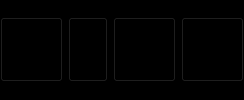
<?xml version="1.0" encoding="UTF-8"?>
<ui version="4.0">
 <class>Form</class>
 <widget class="QWidget" name="Form">
  <property name="palette">
   <palette>
    <active>
     <colorrole role="WindowText">
      <brush brushstyle="SolidPattern">
       <color alpha="255">
        <red>255</red>
        <green>255</green>
        <blue>255</blue>
       </color>
      </brush>
     </colorrole>
     <colorrole role="Button">
      <brush brushstyle="SolidPattern">
       <color alpha="255">
        <red>0</red>
        <green>0</green>
        <blue>0</blue>
       </color>
      </brush>
     </colorrole>
     <colorrole role="Light">
      <brush brushstyle="SolidPattern">
       <color alpha="255">
        <red>0</red>
        <green>0</green>
        <blue>0</blue>
       </color>
      </brush>
     </colorrole>
     <colorrole role="Midlight">
      <brush brushstyle="SolidPattern">
       <color alpha="255">
        <red>0</red>
        <green>0</green>
        <blue>0</blue>
       </color>
      </brush>
     </colorrole>
     <colorrole role="Dark">
      <brush brushstyle="SolidPattern">
       <color alpha="255">
        <red>0</red>
        <green>0</green>
        <blue>0</blue>
       </color>
      </brush>
     </colorrole>
     <colorrole role="Mid">
      <brush brushstyle="SolidPattern">
       <color alpha="255">
        <red>0</red>
        <green>0</green>
        <blue>0</blue>
       </color>
      </brush>
     </colorrole>
     <colorrole role="Text">
      <brush brushstyle="SolidPattern">
       <color alpha="255">
        <red>255</red>
        <green>255</green>
        <blue>255</blue>
       </color>
      </brush>
     </colorrole>
     <colorrole role="BrightText">
      <brush brushstyle="SolidPattern">
       <color alpha="255">
        <red>255</red>
        <green>255</green>
        <blue>255</blue>
       </color>
      </brush>
     </colorrole>
     <colorrole role="ButtonText">
      <brush brushstyle="SolidPattern">
       <color alpha="255">
        <red>255</red>
        <green>255</green>
        <blue>255</blue>
       </color>
      </brush>
     </colorrole>
     <colorrole role="Base">
      <brush brushstyle="SolidPattern">
       <color alpha="255">
        <red>0</red>
        <green>0</green>
        <blue>0</blue>
       </color>
      </brush>
     </colorrole>
     <colorrole role="Window">
      <brush brushstyle="SolidPattern">
       <color alpha="255">
        <red>0</red>
        <green>0</green>
        <blue>0</blue>
       </color>
      </brush>
     </colorrole>
     <colorrole role="Shadow">
      <brush brushstyle="SolidPattern">
       <color alpha="255">
        <red>0</red>
        <green>0</green>
        <blue>0</blue>
       </color>
      </brush>
     </colorrole>
     <colorrole role="AlternateBase">
      <brush brushstyle="SolidPattern">
       <color alpha="255">
        <red>0</red>
        <green>0</green>
        <blue>0</blue>
       </color>
      </brush>
     </colorrole>
     <colorrole role="ToolTipBase">
      <brush brushstyle="SolidPattern">
       <color alpha="255">
        <red>255</red>
        <green>255</green>
        <blue>220</blue>
       </color>
      </brush>
     </colorrole>
     <colorrole role="ToolTipText">
      <brush brushstyle="SolidPattern">
       <color alpha="255">
        <red>0</red>
        <green>0</green>
        <blue>0</blue>
       </color>
      </brush>
     </colorrole>
    </active>
    <inactive>
     <colorrole role="WindowText">
      <brush brushstyle="SolidPattern">
       <color alpha="255">
        <red>255</red>
        <green>255</green>
        <blue>255</blue>
       </color>
      </brush>
     </colorrole>
     <colorrole role="Button">
      <brush brushstyle="SolidPattern">
       <color alpha="255">
        <red>0</red>
        <green>0</green>
        <blue>0</blue>
       </color>
      </brush>
     </colorrole>
     <colorrole role="Light">
      <brush brushstyle="SolidPattern">
       <color alpha="255">
        <red>0</red>
        <green>0</green>
        <blue>0</blue>
       </color>
      </brush>
     </colorrole>
     <colorrole role="Midlight">
      <brush brushstyle="SolidPattern">
       <color alpha="255">
        <red>0</red>
        <green>0</green>
        <blue>0</blue>
       </color>
      </brush>
     </colorrole>
     <colorrole role="Dark">
      <brush brushstyle="SolidPattern">
       <color alpha="255">
        <red>0</red>
        <green>0</green>
        <blue>0</blue>
       </color>
      </brush>
     </colorrole>
     <colorrole role="Mid">
      <brush brushstyle="SolidPattern">
       <color alpha="255">
        <red>0</red>
        <green>0</green>
        <blue>0</blue>
       </color>
      </brush>
     </colorrole>
     <colorrole role="Text">
      <brush brushstyle="SolidPattern">
       <color alpha="255">
        <red>255</red>
        <green>255</green>
        <blue>255</blue>
       </color>
      </brush>
     </colorrole>
     <colorrole role="BrightText">
      <brush brushstyle="SolidPattern">
       <color alpha="255">
        <red>255</red>
        <green>255</green>
        <blue>255</blue>
       </color>
      </brush>
     </colorrole>
     <colorrole role="ButtonText">
      <brush brushstyle="SolidPattern">
       <color alpha="255">
        <red>255</red>
        <green>255</green>
        <blue>255</blue>
       </color>
      </brush>
     </colorrole>
     <colorrole role="Base">
      <brush brushstyle="SolidPattern">
       <color alpha="255">
        <red>0</red>
        <green>0</green>
        <blue>0</blue>
       </color>
      </brush>
     </colorrole>
     <colorrole role="Window">
      <brush brushstyle="SolidPattern">
       <color alpha="255">
        <red>0</red>
        <green>0</green>
        <blue>0</blue>
       </color>
      </brush>
     </colorrole>
     <colorrole role="Shadow">
      <brush brushstyle="SolidPattern">
       <color alpha="255">
        <red>0</red>
        <green>0</green>
        <blue>0</blue>
       </color>
      </brush>
     </colorrole>
     <colorrole role="AlternateBase">
      <brush brushstyle="SolidPattern">
       <color alpha="255">
        <red>0</red>
        <green>0</green>
        <blue>0</blue>
       </color>
      </brush>
     </colorrole>
     <colorrole role="ToolTipBase">
      <brush brushstyle="SolidPattern">
       <color alpha="255">
        <red>255</red>
        <green>255</green>
        <blue>220</blue>
       </color>
      </brush>
     </colorrole>
     <colorrole role="ToolTipText">
      <brush brushstyle="SolidPattern">
       <color alpha="255">
        <red>0</red>
        <green>0</green>
        <blue>0</blue>
       </color>
      </brush>
     </colorrole>
    </inactive>
    <disabled>
     <colorrole role="WindowText">
      <brush brushstyle="SolidPattern">
       <color alpha="255">
        <red>0</red>
        <green>0</green>
        <blue>0</blue>
       </color>
      </brush>
     </colorrole>
     <colorrole role="Button">
      <brush brushstyle="SolidPattern">
       <color alpha="255">
        <red>0</red>
        <green>0</green>
        <blue>0</blue>
       </color>
      </brush>
     </colorrole>
     <colorrole role="Light">
      <brush brushstyle="SolidPattern">
       <color alpha="255">
        <red>0</red>
        <green>0</green>
        <blue>0</blue>
       </color>
      </brush>
     </colorrole>
     <colorrole role="Midlight">
      <brush brushstyle="SolidPattern">
       <color alpha="255">
        <red>0</red>
        <green>0</green>
        <blue>0</blue>
       </color>
      </brush>
     </colorrole>
     <colorrole role="Dark">
      <brush brushstyle="SolidPattern">
       <color alpha="255">
        <red>0</red>
        <green>0</green>
        <blue>0</blue>
       </color>
      </brush>
     </colorrole>
     <colorrole role="Mid">
      <brush brushstyle="SolidPattern">
       <color alpha="255">
        <red>0</red>
        <green>0</green>
        <blue>0</blue>
       </color>
      </brush>
     </colorrole>
     <colorrole role="Text">
      <brush brushstyle="SolidPattern">
       <color alpha="255">
        <red>0</red>
        <green>0</green>
        <blue>0</blue>
       </color>
      </brush>
     </colorrole>
     <colorrole role="BrightText">
      <brush brushstyle="SolidPattern">
       <color alpha="255">
        <red>255</red>
        <green>255</green>
        <blue>255</blue>
       </color>
      </brush>
     </colorrole>
     <colorrole role="ButtonText">
      <brush brushstyle="SolidPattern">
       <color alpha="255">
        <red>0</red>
        <green>0</green>
        <blue>0</blue>
       </color>
      </brush>
     </colorrole>
     <colorrole role="Base">
      <brush brushstyle="SolidPattern">
       <color alpha="255">
        <red>0</red>
        <green>0</green>
        <blue>0</blue>
       </color>
      </brush>
     </colorrole>
     <colorrole role="Window">
      <brush brushstyle="SolidPattern">
       <color alpha="255">
        <red>0</red>
        <green>0</green>
        <blue>0</blue>
       </color>
      </brush>
     </colorrole>
     <colorrole role="Shadow">
      <brush brushstyle="SolidPattern">
       <color alpha="255">
        <red>0</red>
        <green>0</green>
        <blue>0</blue>
       </color>
      </brush>
     </colorrole>
     <colorrole role="AlternateBase">
      <brush brushstyle="SolidPattern">
       <color alpha="255">
        <red>0</red>
        <green>0</green>
        <blue>0</blue>
       </color>
      </brush>
     </colorrole>
     <colorrole role="ToolTipBase">
      <brush brushstyle="SolidPattern">
       <color alpha="255">
        <red>255</red>
        <green>255</green>
        <blue>220</blue>
       </color>
      </brush>
     </colorrole>
     <colorrole role="ToolTipText">
      <brush brushstyle="SolidPattern">
       <color alpha="255">
        <red>0</red>
        <green>0</green>
        <blue>0</blue>
       </color>
      </brush>
     </colorrole>
    </disabled>
   </palette>
  </property>
  <property name="windowTitle">
   <string>Form</string>
  </property>
  <layout class="QHBoxLayout" name="xzoomgrid">
   <property name="leftMargin">
    <number>0</number>
   </property>
   <property name="topMargin">
    <number>0</number>
   </property>
   <property name="rightMargin">
    <number>0</number>
   </property>
   <property name="bottomMargin">
    <number>0</number>
   </property>
   <property name="spacing">
    <number>5</number>
   </property>
   <item>
    <widget class="QPushButton" name="x_minus">
     <property name="sizePolicy">
      <sizepolicy hsizetype="Minimum" vsizetype="Expanding">
       <horstretch>0</horstretch>
       <verstretch>0</verstretch>
      </sizepolicy>
     </property>
     <property name="maximumSize">
      <size>
       <width>80</width>
       <height>65</height>
      </size>
     </property>
     <property name="font">
      <font>
       <pointsize>15</pointsize>
       <weight>75</weight>
       <bold>true</bold>
      </font>
     </property>
     <property name="icon">
      <iconset>
       <normaloff>../icons/minus.png</normaloff>
       ../icons/minus.png
      </iconset>
     </property>
    </widget>
   </item>
   <item>
    <widget class="QPushButton" name="x_plus">
     <property name="sizePolicy">
      <sizepolicy hsizetype="Minimum" vsizetype="Expanding">
       <horstretch>0</horstretch>
       <verstretch>0</verstretch>
      </sizepolicy>
     </property>
     <property name="maximumSize">
      <size>
       <width>80</width>
       <height>65</height>
      </size>
     </property>
     <property name="icon">
      <iconset>
       <normaloff>../icons/plus.png</normaloff>
       ../icons/plus.png
      </iconset>
     </property>
    </widget>
   </item>
   <item>
    <widget class="QPushButton" name="x_left">
     <property name="sizePolicy">
      <sizepolicy hsizetype="Minimum" vsizetype="Expanding">
       <horstretch>0</horstretch>
       <verstretch>0</verstretch>
      </sizepolicy>
     </property>
     <property name="maximumSize">
      <size>
       <width>80</width>
       <height>65</height>
      </size>
     </property>
     <property name="font">
      <font>
       <pointsize>15</pointsize>
       <weight>75</weight>
       <bold>true</bold>
      </font>
     </property>
     <property name="icon">
      <iconset>
       <normaloff>../icons/left.png</normaloff>
       ../icons/left.png
      </iconset>
     </property>
    </widget>
   </item>
   <item>
    <widget class="QPushButton" name="x_right">
     <property name="sizePolicy">
      <sizepolicy hsizetype="Minimum" vsizetype="Expanding">
       <horstretch>0</horstretch>
       <verstretch>0</verstretch>
      </sizepolicy>
     </property>
     <property name="maximumSize">
      <size>
       <width>80</width>
       <height>65</height>
      </size>
     </property>
     <property name="font">
      <font>
       <pointsize>15</pointsize>
       <weight>75</weight>
       <bold>true</bold>
      </font>
     </property>
     <property name="icon">
      <iconset>
       <normaloff>../icons/right.png</normaloff>
       ../icons/right.png
      </iconset>
     </property>
    </widget>
   </item>
  </layout>
 </widget>
 <resources/>
 <connections/>
</ui>
